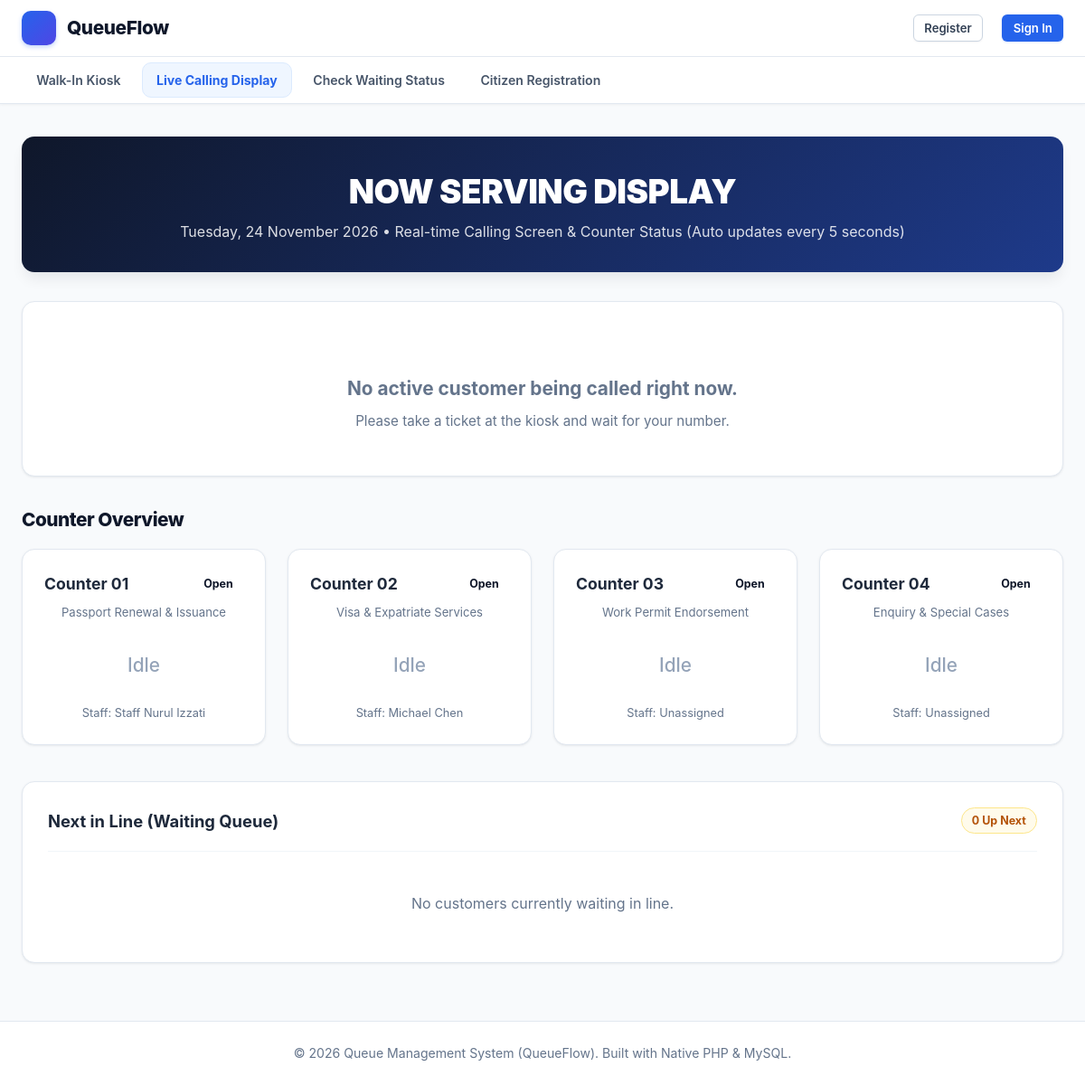
Screenshot of /display.php with the database file from the repository.
### tables this page shows
CREATE TABLE `counters` (
  `id` INT AUTO_INCREMENT PRIMARY KEY,
  `counter_number` VARCHAR(30) NOT NULL UNIQUE,
  `counter_name` VARCHAR(100) NOT NULL,
  `status` ENUM('open', 'closed') NOT NULL DEFAULT 'open',
  `current_staff_id` INT NULL,
  `designated_service_id` INT NULL,
  `created_at` TIMESTAMP DEFAULT CURRENT_TIMESTAMP,
  CONSTRAINT `fk_counter_staff` FOREIGN KEY (`current_staff_id`) REFERENCES `users` (`id`) ON DELETE SET NULL,
  CONSTRAINT `fk_counter_service` FOREIGN KEY (`designated_service_id`) REFERENCES `services` (`id`) ON DELETE SET NULL
);

CREATE TABLE `users` (
  `id` INT AUTO_INCREMENT PRIMARY KEY,
  `username` VARCHAR(50) NOT NULL UNIQUE,
  `email` VARCHAR(100) NULL UNIQUE,
  `password` VARCHAR(255) NOT NULL,
  `full_name` VARCHAR(100) NOT NULL,
  `ic_passport` VARCHAR(50) NULL,
  `phone` VARCHAR(30) NULL,
  `role` ENUM('admin', 'staff', 'user') NOT NULL DEFAULT 'user',
  `status` ENUM('active', 'inactive') NOT NULL DEFAULT 'active',
  `created_at` TIMESTAMP DEFAULT CURRENT_TIMESTAMP
);

### display.php (the view, shortened to what this page needs)
<?php
require_once __DIR__ . '/includes/functions.php';
$pdo = getDBConnection();
$stmtCurrent = $pdo->query("
    SELECT q.*, c.counter_number, c.counter_name
    FROM queues q
    LEFT JOIN counters c ON q.counter_id = c.id
    WHERE q.status IN ('calling', 'serving')
    ORDER BY q.called_at DESC
    LIMIT 1
");
$currentCall = $stmtCurrent->fetch();
$counters = $pdo->query("
    SELECT c.*,
           q.queue_number AS active_queue,
           q.status AS queue_status,
           u.full_name AS staff_name
    FROM counters c
    LEFT JOIN queues q ON q.counter_id = c.id AND q.status IN ('calling', 'serving')
    LEFT JOIN users u ON c.current_staff_id = u.id
    ORDER BY c.counter_number ASC
")->fetchAll();
$stmtWaiting = $pdo->query("
    SELECT queue_number, customer_name, service_type, created_at
    FROM queues
    WHERE status = 'waiting' AND DATE(created_at) = CURDATE()
    ORDER BY id ASC
    LIMIT 8
");
$waitingTickets = $stmtWaiting->fetchAll();
require_once __DIR__ . '/includes/header.php';
?>
<div class="display-header">
    <h1 style="font-size: 2.3rem; font-weight: 900; margin-bottom: 0.25rem; letter-spacing: -0.5px;">
        <?php echo getIcon('tv', 32); ?> NOW SERVING DISPLAY
    </h1>
    <p style="opacity: 0.85; font-size: 1rem;">
        <?php echo date('l, d F Y'); ?> &bull; Real-time Calling Screen & Counter Status (Auto updates every 5 seconds)
    </p>
</div>
<?php if ($currentCall): ?>
    <div class="serving-hero <?php echo $currentCall['status'] === 'calling' ? 'active' : ''; ?>">
        <div style="font-size: 1.3rem; font-weight: 800; color: #1e3a8a; text-transform: uppercase; letter-spacing: 2px;">
            <?php echo $currentCall['status'] === 'calling' ? '🔔 NOW CALLING TICKET' : 'CURRENTLY SERVING'; ?>
        </div>
        <div class="hero-number"><?php echo e($currentCall['queue_number']); ?></div>
        <div>
            <span class="hero-counter">
                <?php echo getIcon('counter', 24); ?> Please proceed to: <?php echo e($currentCall['counter_number'] ?? 'Assigned Counter'); ?>
            </span>
        </div>
        <div style="margin-top: 1.25rem; color: #475569; font-size: 1.05rem;">
            Department / Service: <strong><?php echo e($currentCall['service_type']); ?></strong> &bull; Customer: <strong><?php echo e($currentCall['customer_name']); ?></strong>
        </div>
    </div>
<?php else: ?>
    <div class="card" style="text-align: center; padding: 3rem; margin-bottom: 2rem;">
        <div style="color: var(--text-muted); font-size: 1.3rem;">
            <?php echo getIcon('clock', 36); ?><br>
            <strong>No active customer being called right now.</strong>
            <p style="font-size: 0.95rem; margin-top: 0.5rem;">Please take a ticket at the kiosk and wait for your number.</p>
        </div>
    </div>
<?php endif; ?>
<div class="page-header" style="margin-bottom: 1rem;">
    <h2 class="page-title" style="font-size: 1.3rem;"><?php echo getIcon('counter', 20); ?> Counter Overview</h2>
</div>
<div class="grid grid-4" style="margin-bottom: 2.5rem;">
    <?php foreach ($counters as $cnt): ?>
        <div class="counter-display-card">
            <div style="display: flex; justify-content: space-between; align-items: center; margin-bottom: 0.5rem;">
                <span style="font-weight: 700; font-size: 1.1rem; color: #1e293b;"><?php echo e($cnt['counter_number']); ?></span>
                <?php echo renderStatusBadge($cnt['status']); ?>
            </div>
            <div style="font-size: 0.82rem; color: var(--text-muted); min-height: 20px;">
                <?php echo e($cnt['counter_name']); ?>
            </div>
            <div class="counter-display-num">
                <?php if ($cnt['status'] === 'open' && $cnt['active_queue']): ?>
                    <span style="color: #2563eb;"><?php echo e($cnt['active_queue']); ?></span>
                <?php elseif ($cnt['status'] === 'open'): ?>
                    <span style="color: #94a3b8; font-size: 1.3rem; font-weight: 500;">Idle</span>
                <?php else: ?>
                    <span style="color: #cbd5e1; font-size: 1.3rem; font-weight: 500;">Closed</span>
                <?php endif; ?>
            </div>
            <div style="font-size: 0.8rem; color: #64748b; border-top: 1px solid var(--border-color); padding-top: 0.5rem;">
                Staff: <?php echo !empty($cnt['staff_name']) ? e($cnt['staff_name']) : 'Unassigned'; ?>
            </div>
        </div>
    <?php endforeach; ?>
</div>
<div class="card">
    <div class="card-header">
        <h3 class="card-title"><?php echo getIcon('clock', 20); ?> Next in Line (Waiting Queue)</h3>
        <span class="badge badge-waiting"><?php echo count($waitingTickets); ?> Up Next</span>
    </div>
    <?php if (empty($waitingTickets)): ?>
        <p style="text-align: center; color: var(--text-muted); padding: 1.5rem;">No customers currently waiting in line.</p>
    <?php endif; ?>
</div>
<?php require_once __DIR__ . '/includes/footer.php'; ?>

### includes/functions.php (shortened to what this page needs)
<?php
function e($value) {
    return htmlspecialchars((string)$value, ENT_QUOTES, 'UTF-8');
}
function renderStatusBadge($status) {
    $badges = [
        'waiting'      => '<span class="badge badge-waiting"><span class="badge-dot dot-waiting"></span>' . getIcon('clock', 13) . ' Waiting</span>',
        'calling'      => '<span class="badge badge-calling"><span class="badge-dot dot-calling"></span>' . getIcon('bell', 13) . ' Calling</span>',
        'serving'      => '<span class="badge badge-serving"><span class="badge-dot dot-serving"></span>' . getIcon('play-circle', 13) . ' Serving</span>',
        'completed'    => '<span class="badge badge-completed"><span class="badge-dot dot-completed"></span>' . getIcon('check-circle', 13) . ' Completed</span>',
        'skipped'      => '<span class="badge badge-skipped"><span class="badge-dot dot-skipped"></span>' . getIcon('slash', 13) . ' Skipped</span>',
        'open'         => '<span class="badge badge-open"><span class="badge-dot dot-open"></span>' . getIcon('check', 13) . ' Open</span>',
        'closed'       => '<span class="badge badge-closed"><span class="badge-dot dot-closed"></span>' . getIcon('x', 13) . ' Closed</span>',
        'active'       => '<span class="badge badge-active"><span class="badge-dot dot-open"></span> Active</span>',
        'inactive'     => '<span class="badge badge-inactive"><span class="badge-dot dot-closed"></span> Inactive</span>',
        'confirmed'    => '<span class="badge badge-completed"><span class="badge-dot dot-completed"></span> Confirmed</span>',
        'pending'      => '<span class="badge badge-waiting"><span class="badge-dot dot-waiting"></span> Pending</span>',
        'cancelled'    => '<span class="badge badge-skipped"><span class="badge-dot dot-skipped"></span> Cancelled</span>',
        'approved'     => '<span class="badge badge-completed"><span class="badge-dot dot-completed"></span> Approved</span>',
        'submitted'    => '<span class="badge badge-calling"><span class="badge-dot dot-calling"></span> Submitted</span>',
        'under_review' => '<span class="badge badge-waiting"><span class="badge-dot dot-waiting"></span> Under Review</span>',
        'rejected'     => '<span class="badge badge-skipped"><span class="badge-dot dot-skipped"></span> Rejected</span>',
    ];
    return $badges[$status] ?? '<span class="badge">' . e(ucfirst($status)) . '</span>';
}
function getIcon($name, $size = 18, $class = "icon") {
    return $icons[$name] ?? '';
}

### rows the page displays
counters: counter_number "Counter 01", status "Open", counter_name "Passport Renewal & Issuance", shows "Idle", current_staff.full_name "Staff Nurul Izzati"
counters: counter_number "Counter 02", status "Open", counter_name "Visa & Expatriate Services", shows "Idle", current_staff.full_name "Michael Chen"
counters: counter_number "Counter 03", status "Open", counter_name "Work Permit Endorsement", shows "Idle", shows "Unassigned"
counters: counter_number "Counter 04", status "Open", counter_name "Enquiry & Special Cases", shows "Idle", shows "Unassigned"

### other values shown
count($waitingTickets) "0"
